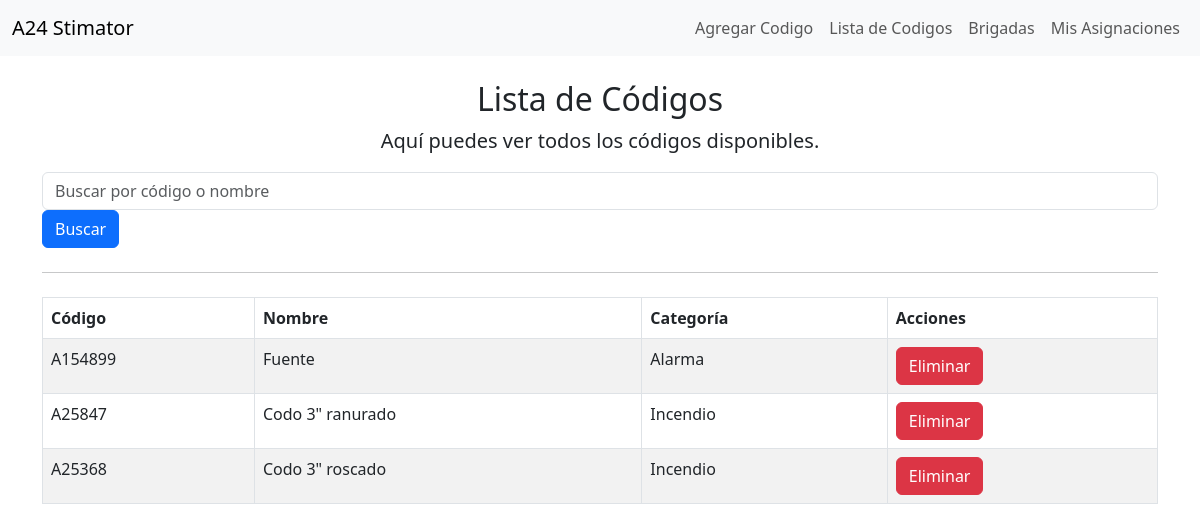
The page /lista_codigos/ (signed in) on the database as committed earlier.
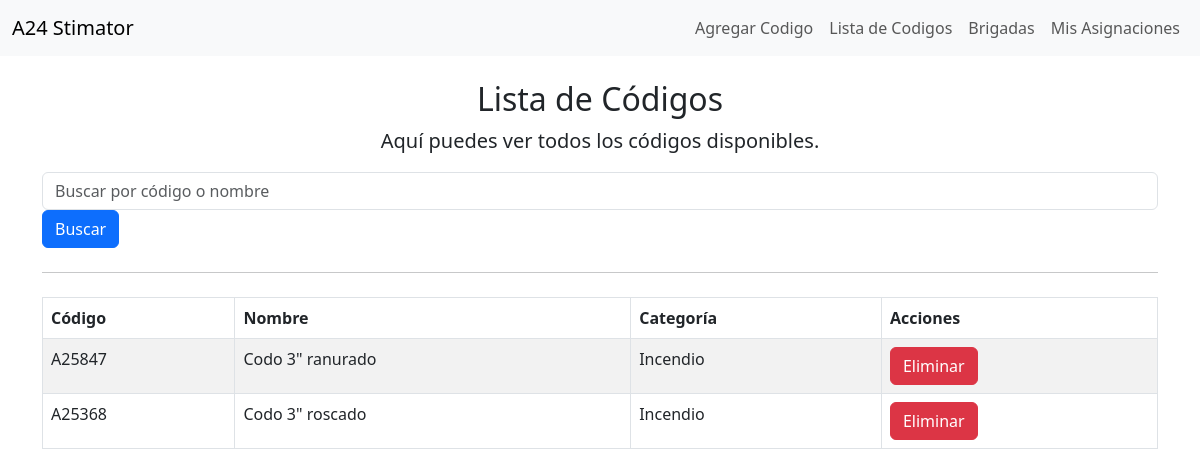
The same page on the database as committed later.
### codigos/models.py (models this page shows, shortened)
class Items(models.Model):
    Codigo = models.CharField(max_length=50, unique=True)
    nombre = models.CharField(max_length=100)
    categoria = models.TextField()

### codigos/views.py (the view)
# urls.py: path('lista_codigos/', views.lista_codigos_view, name='lista_codigos'),
@login_required(login_url='login')
def lista_codigos_view(request):
    query = request.GET.get('q', '')
    items = Items.objects.all()
    if query:
        items = items.filter(Q(Codigo__icontains=query) | Q(nombre__icontains=query))
    else:
        items = Items.objects.all()
    return render(request, 'html/lista_codigos.html', {'items': items, 'query': query})

### codigos/templates/html/lista_codigos.html (shortened to what this page needs)
{% extends 'html/layout.html' %}
{% block content %}
    <h2 class="text-center">Lista de Códigos</h2>
    <div class = "jumbotron text-center">
        <p class="lead">Aquí puedes ver todos los códigos disponibles.</p>
    </div>
    <form method="get" action="{% url 'lista_codigos' %}" class="form-inline justify-content-center mb-4">
        <input
            type="text"
            name="q"
            class="form-control mr-2"
            placeholder="Buscar por código o nombre"
            value="{{ request.GET.q }}">
        <button type="submit" class="btn btn-primary">Buscar</button>
    </form>
    <p> <hr class="my-4"></p>
    <table class="table table-striped table-bordered">
        <thead class ="thead-dark">
            <tr>
                <th>Código</th>
                <th>Nombre</th>
                <th>Categoría</th>
                <th>Acciones</th>
            </tr>
        </thead>
        <tbody>
            {% for item in items %}
            <tr>
                <td>{{ item.Codigo }}</td>
                <td>{{ item.nombre }}</td>
                <td>{{ item.categoria }}</td>
                <td>
                    <a href="{% url 'eliminar_codigo' item.id %}" class ="btn btn-danger">Eliminar</a>
                </td>
            </tr>
            {% empty %}
            <tr>
                <td colspan="4" class="text-center">No se encontraron resultados.</td>
            </tr>
            {% endfor %}
        </tbody>
    </table>
{% endblock %}

Rows that differ between the two databases and show on the page:
removed Items: Codigo "A154899", nombre "Fuente", categoria "Alarma"
